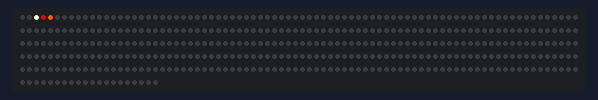
The sketch below on a simulated Arduino Uno, built with avr-gcc and run on an emulated ATmega328P. On the bench: 420 RGB LEDs in strip order, left to right, continuing on the next row. Random numbers use the default seed unless the sketch sets one.

Above: at 0.92 s.
At 10.72 s:
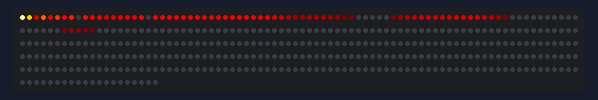
At 20.41 s:
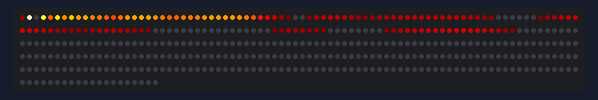
At 26.13 s:
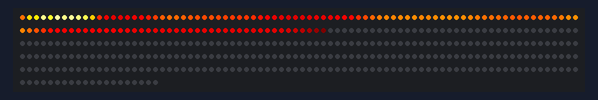
At 30.1 s:
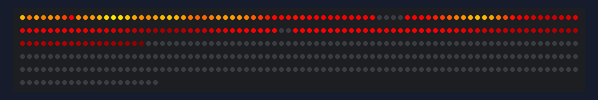
At 39.92 s:
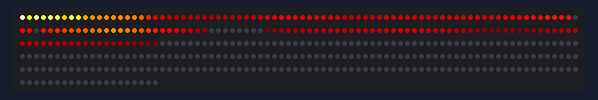

The sketch:

Fire.ino
```cpp
#include <Adafruit_NeoPixel.h>
#define PIN 2
#define NUM_LEDS 420
// Parameter 1 = number of pixels in strip
// Parameter 2 = pin number (most are valid)
// Parameter 3 = pixel type flags, add together as needed:
//   NEO_KHZ800  800 KHz bitstream (most NeoPixel products w/WS2812 LEDs)
//   NEO_KHZ400  400 KHz (classic 'v1' (not v2) FLORA pixels, WS2811 drivers)
//   NEO_GRB     Pixels are wired for GRB bitstream (most NeoPixel products)
//   NEO_RGB     Pixels are wired for RGB bitstream (v1 FLORA pixels, not v2)
Adafruit_NeoPixel strip = Adafruit_NeoPixel(NUM_LEDS, PIN, NEO_GRB + NEO_KHZ800);

void setup() {
  strip.begin();
  strip.show(); // Initialize all pixels to 'off'
}

// *** REPLACE FROM HERE ***
void loop() {
  Fire(55,120,15);
}

void Fire(int Cooling, int Sparking, int SpeedDelay) {
  static byte heat[NUM_LEDS];
  int cooldown;

  // Step 1.  Cool down every cell a little
  for( int i = 0; i < NUM_LEDS; i++) {
    cooldown = random(0, ((Cooling * 10) / NUM_LEDS) + 2);

    if(cooldown>heat[i]) {
      heat[i]=0;
    } else {
      heat[i]=heat[i]-cooldown;
    }
  }

  // Step 2.  Heat from each cell drifts 'up' and diffuses a little
  for( int k= NUM_LEDS - 1; k >= 2; k--) {
    heat[k] = (heat[k - 1] + heat[k - 2] + heat[k - 2]) / 3;
  }

  // Step 3.  Randomly ignite new 'sparks' near the bottom
  if( random(255) < Sparking ) {
    int y = random(7);
    heat[y] = heat[y] + random(160,255);
    //heat[y] = random(160,255);
  }

  // Step 4.  Convert heat to LED colors
  for( int j = 0; j < NUM_LEDS; j++) {
    setPixelHeatColor(j, heat[j] );
  }

  showStrip();
  delay(SpeedDelay);
}

void setPixelHeatColor (int Pixel, byte temperature) {
  // Scale 'heat' down from 0-255 to 0-191
  byte t192 = round((temperature/255.0)*191);

  // calculate ramp up from
  byte heatramp = t192 & 0x3F; // 0..63
  heatramp <<= 2; // scale up to 0..252

  // figure out which third of the spectrum we're in:
  if( t192 > 0x80) {                     // hottest
    setPixel(Pixel, 255, 255, heatramp);
  } else if( t192 > 0x40 ) {             // middle
    setPixel(Pixel, 255, heatramp, 0);
  } else {                               // coolest
    setPixel(Pixel, heatramp, 0, 0);
  }
}
// *** REPLACE TO HERE ***

void showStrip() {
 #ifdef ADAFRUIT_NEOPIXEL_H
   // NeoPixel
   strip.show();
 #endif
 #ifndef ADAFRUIT_NEOPIXEL_H
   // FastLED
   FastLED.show();
 #endif
}

void setPixel(int Pixel, byte red, byte green, byte blue) {
 #ifdef ADAFRUIT_NEOPIXEL_H
   // NeoPixel
   strip.setPixelColor(Pixel, strip.Color(red, green, blue));
 #endif
 #ifndef ADAFRUIT_NEOPIXEL_H
   // FastLED
   leds[Pixel].r = red;
   leds[Pixel].g = green;
   leds[Pixel].b = blue;
 #endif
}

void setAll(byte red, byte green, byte blue) {
  for(int i = 0; i < NUM_LEDS; i++ ) {
    setPixel(i, red, green, blue);
  }
  showStrip();
}
```
